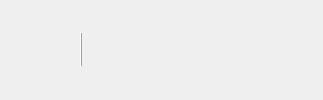
<?xml version="1.0" encoding="UTF-8"?>
<ui version="4.0">
 <class>ContralBar</class>
 <widget class="QWidget" name="ContralBar">
  <property name="windowTitle">
   <string>Form</string>
  </property>
  <layout class="QGridLayout" name="gridLayout">
   <property name="margin">
    <number>0</number>
   </property>
   <property name="spacing">
    <number>0</number>
   </property>
   <item row="0" column="0">
    <layout class="QHBoxLayout" name="horizontalLayout">
     <property name="spacing">
      <number>0</number>
     </property>
     <item>
      <widget class="QPushButton" name="settingButton">
       <property name="toolTip">
        <string>Setting</string>
       </property>
       <property name="text">
        <string/>
       </property>
       <property name="icon">
        <iconset resource="res.qrc">
         <normaloff>:/res/Setting.png</normaloff>:/res/Setting.png</iconset>
       </property>
       <property name="iconSize">
        <size>
         <width>30</width>
         <height>30</height>
        </size>
       </property>
       <property name="flat">
        <bool>true</bool>
       </property>
      </widget>
     </item>
     <item>
      <widget class="QPushButton" name="openButton">
       <property name="toolTip">
        <string>Open</string>
       </property>
       <property name="text">
        <string/>
       </property>
       <property name="icon">
        <iconset resource="res.qrc">
         <normaloff>:/res/Open.png</normaloff>:/res/Open.png</iconset>
       </property>
       <property name="iconSize">
        <size>
         <width>30</width>
         <height>30</height>
        </size>
       </property>
       <property name="flat">
        <bool>true</bool>
       </property>
      </widget>
     </item>
     <item>
      <widget class="QFrame" name="frame">
       <property name="sizePolicy">
        <sizepolicy hsizetype="Fixed" vsizetype="Fixed">
         <horstretch>0</horstretch>
         <verstretch>0</verstretch>
        </sizepolicy>
       </property>
       <property name="minimumSize">
        <size>
         <width>1</width>
         <height>35</height>
        </size>
       </property>
       <property name="frameShape">
        <enum>QFrame::VLine</enum>
       </property>
       <property name="frameShadow">
        <enum>QFrame::Raised</enum>
       </property>
      </widget>
     </item>
     <item>
      <widget class="QPushButton" name="preButton">
       <property name="toolTip">
        <string>Previous</string>
       </property>
       <property name="text">
        <string/>
       </property>
       <property name="icon">
        <iconset resource="res.qrc">
         <normaloff>:/res/Left.png</normaloff>:/res/Left.png</iconset>
       </property>
       <property name="iconSize">
        <size>
         <width>46</width>
         <height>24</height>
        </size>
       </property>
       <property name="flat">
        <bool>true</bool>
       </property>
      </widget>
     </item>
     <item>
      <widget class="QPushButton" name="playButton">
       <property name="sizePolicy">
        <sizepolicy hsizetype="Minimum" vsizetype="Fixed">
         <horstretch>0</horstretch>
         <verstretch>0</verstretch>
        </sizepolicy>
       </property>
       <property name="toolTip">
        <string>Auto Play</string>
       </property>
       <property name="text">
        <string/>
       </property>
       <property name="icon">
        <iconset resource="res.qrc">
         <normaloff>:/res/Play.png</normaloff>:/res/Play.png</iconset>
       </property>
       <property name="iconSize">
        <size>
         <width>42</width>
         <height>42</height>
        </size>
       </property>
       <property name="flat">
        <bool>true</bool>
       </property>
      </widget>
     </item>
     <item>
      <widget class="QPushButton" name="nextButton">
       <property name="toolTip">
        <string>Next</string>
       </property>
       <property name="text">
        <string/>
       </property>
       <property name="icon">
        <iconset resource="res.qrc">
         <normaloff>:/res/Right.png</normaloff>:/res/Right.png</iconset>
       </property>
       <property name="iconSize">
        <size>
         <width>46</width>
         <height>24</height>
        </size>
       </property>
       <property name="flat">
        <bool>true</bool>
       </property>
      </widget>
     </item>
     <item>
      <widget class="QPushButton" name="rotateLeftButton">
       <property name="toolTip">
        <string>Rotate Left</string>
       </property>
       <property name="text">
        <string/>
       </property>
       <property name="icon">
        <iconset resource="res.qrc">
         <normaloff>:/res/Undo.png</normaloff>:/res/Undo.png</iconset>
       </property>
       <property name="iconSize">
        <size>
         <width>20</width>
         <height>20</height>
        </size>
       </property>
       <property name="flat">
        <bool>true</bool>
       </property>
      </widget>
     </item>
     <item>
      <widget class="QPushButton" name="rotateRightButton">
       <property name="toolTip">
        <string>Rotate Right</string>
       </property>
       <property name="text">
        <string/>
       </property>
       <property name="icon">
        <iconset resource="res.qrc">
         <normaloff>:/res/Redo.png</normaloff>:/res/Redo.png</iconset>
       </property>
       <property name="iconSize">
        <size>
         <width>20</width>
         <height>20</height>
        </size>
       </property>
       <property name="flat">
        <bool>true</bool>
       </property>
      </widget>
     </item>
     <item>
      <widget class="QPushButton" name="deleteButton">
       <property name="toolTip">
        <string>Delete</string>
       </property>
       <property name="text">
        <string/>
       </property>
       <property name="icon">
        <iconset resource="res.qrc">
         <normaloff>:/res/Delete.png</normaloff>:/res/Delete.png</iconset>
       </property>
       <property name="iconSize">
        <size>
         <width>30</width>
         <height>30</height>
        </size>
       </property>
       <property name="flat">
        <bool>true</bool>
       </property>
      </widget>
     </item>
    </layout>
   </item>
  </layout>
 </widget>
 <resources>
  <include location="res.qrc"/>
 </resources>
 <connections/>
</ui>
